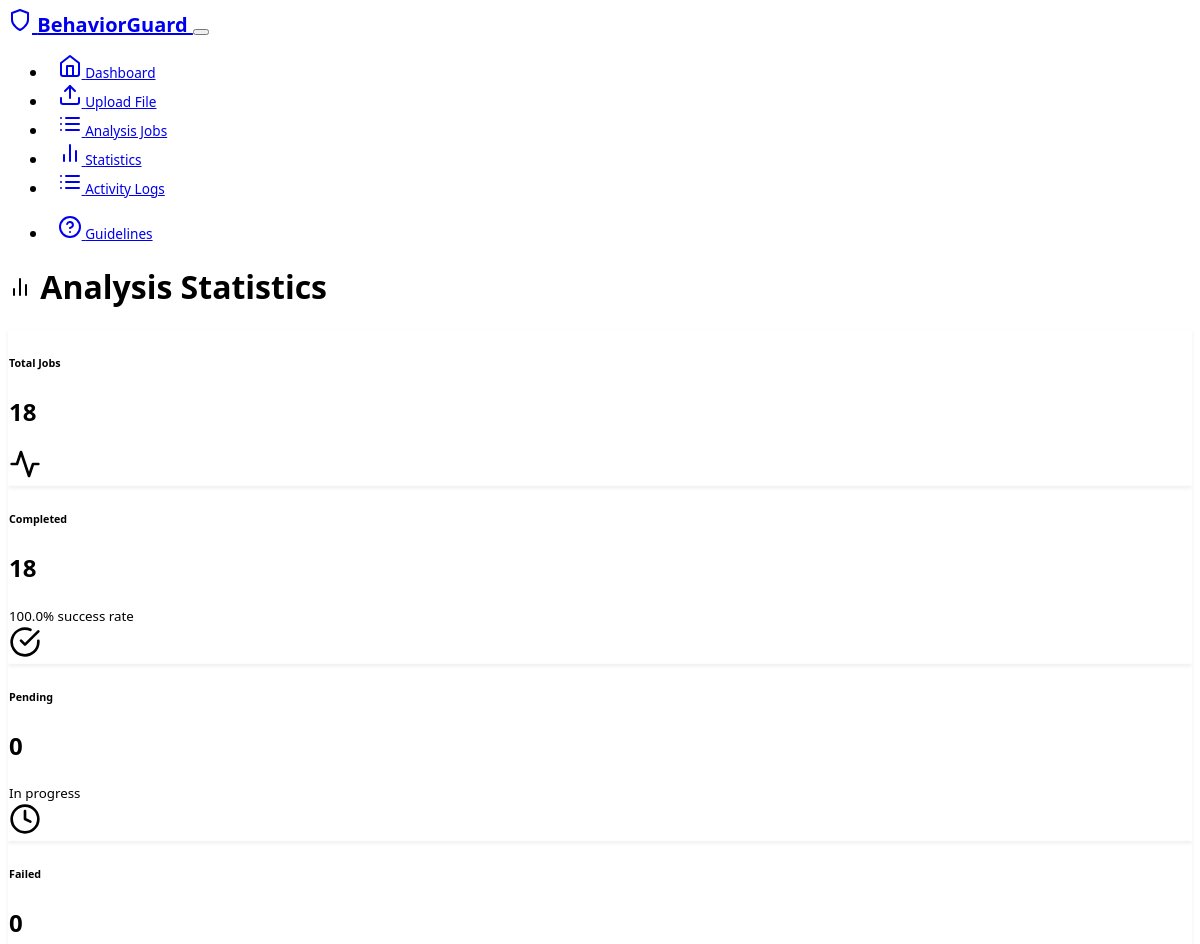
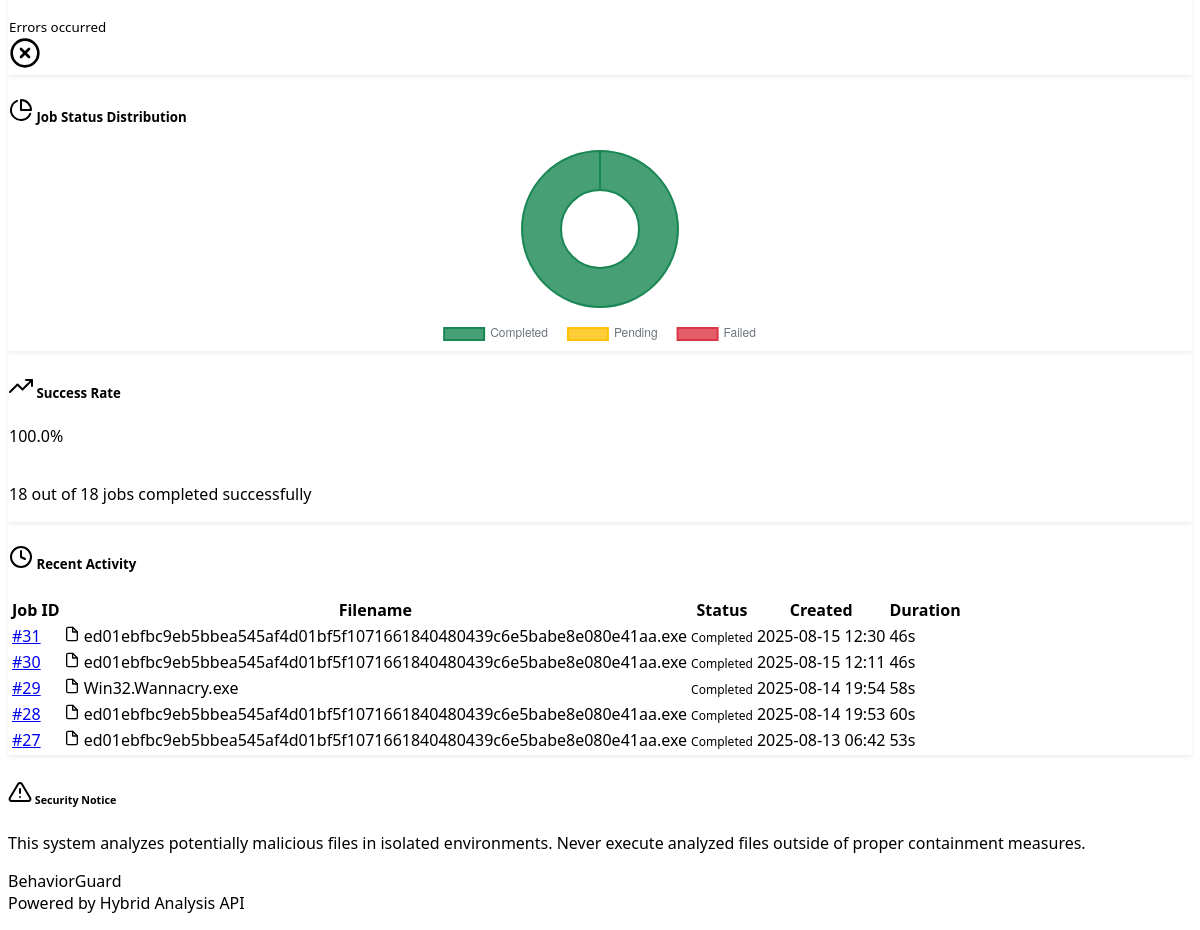
Page /analysis/stats on the committed database (2 pictures, top to bottom).
### models.py (models this page shows, shortened)
class AnalysisJob(db.Model):
    id = db.Column(db.Integer, primary_key=True)
    filename = db.Column(db.String(255), nullable=False)
    file_path = db.Column(db.String(500), nullable=False)
    file_hash = db.Column(db.String(64), nullable=False)
    file_size = db.Column(db.Integer, nullable=False)
    status = db.Column(db.Enum(AnalysisStatus), default=AnalysisStatus.PENDING)
    created_at = db.Column(db.DateTime, default=datetime.utcnow)
    updated_at = db.Column(db.DateTime, default=datetime.utcnow, onupdate=datetime.utcnow)
    hybrid_job_id = db.Column(db.String(100))
    hybrid_status = db.Column(db.String(50))
    sandbox_report = db.Column(db.Text)  # JSON string
    network_analysis = db.Column(db.Text)  # JSON string
    process_analysis = db.Column(db.Text)  # JSON string
    yara_matches = db.Column(db.Text)  # JSON string
    iocs = db.Column(db.Text)  # JSON string
    report_path = db.Column(db.String(500))
    error_message = db.Column(db.Text)

### routes/analysis.py (the view)
@analysis_bp.route('/stats')
def analysis_stats():
    try:
        total_jobs = AnalysisJob.query.count()
        completed_jobs = AnalysisJob.query.filter(AnalysisJob.status == AnalysisStatus.COMPLETED).count()
        failed_jobs = AnalysisJob.query.filter(AnalysisJob.status == AnalysisStatus.FAILED).count()
        pending_jobs = AnalysisJob.query.filter(AnalysisJob.status.in_([
            AnalysisStatus.PENDING,
            AnalysisStatus.UPLOADING,
            AnalysisStatus.SANDBOX_SUBMITTED,
            AnalysisStatus.ANALYZING,
            AnalysisStatus.GENERATING_REPORT
        ])).count()
        recent_jobs = AnalysisJob.query.order_by(
            AnalysisJob.created_at.desc()
        ).limit(5).all()
        stats = {
            'total_jobs': total_jobs,
            'completed_jobs': completed_jobs,
            'failed_jobs': failed_jobs,
            'pending_jobs': pending_jobs,
            'success_rate': (completed_jobs / total_jobs * 100) if total_jobs > 0 else 0,
            'recent_jobs': recent_jobs
        }
        return render_template('stats.html', stats=stats)
    except Exception as e:
        logger.error(f"Error loading stats: {e}")
        flash('Error loading statistics', 'error')
        return redirect(url_for('upload.index'))

### templates/stats.html (shortened to what this page needs)
{% extends "base.html" %}
{% block content %}
<div class="row">
    <div class="col-12">
        <h1 class="h2 mb-4">
            <i data-feather="bar-chart-2" class="me-2"></i>
            Analysis Statistics
        </h1>
    </div>
</div>
<div class="row mb-4">
    <div class="col-md-3">
        <div class="card bg-primary text-white">
            <div class="card-body">
                <div class="d-flex justify-content-between align-items-center">
                    <div>
                        <h6 class="card-title">Total Jobs</h6>
                        <h2 class="mb-0">{{ stats.total_jobs }}</h2>
                    </div>
                    <i data-feather="activity" width="32" height="32"></i>
                </div>
            </div>
        </div>
    </div>
    <div class="col-md-3">
        <div class="card bg-success text-white">
            <div class="card-body">
                <div class="d-flex justify-content-between align-items-center">
                    <div>
                        <h6 class="card-title">Completed</h6>
                        <h2 class="mb-0">{{ stats.completed_jobs }}</h2>
                        <small>{{ "%.1f"|format(stats.success_rate) }}% success rate</small>
                    </div>
                    <i data-feather="check-circle" width="32" height="32"></i>
                </div>
            </div>
        </div>
    </div>
    <div class="col-md-3">
        <div class="card bg-warning text-dark">
            <div class="card-body">
                <div class="d-flex justify-content-between align-items-center">
                    <div>
                        <h6 class="card-title">Pending</h6>
                        <h2 class="mb-0">{{ stats.pending_jobs }}</h2>
                        <small>In progress</small>
                    </div>
                    <i data-feather="clock" width="32" height="32"></i>
                </div>
            </div>
        </div>
    </div>
    <div class="col-md-3">
        <div class="card bg-danger text-white">
            <div class="card-body">
                <div class="d-flex justify-content-between align-items-center">
                    <div>
                        <h6 class="card-title">Failed</h6>
                        <h2 class="mb-0">{{ stats.failed_jobs }}</h2>
                        <small>Errors occurred</small>
                    </div>
                    <i data-feather="x-circle" width="32" height="32"></i>
                </div>
            </div>
        </div>
    </div>
</div>
<div class="row mb-4">
    <div class="col-md-6">
        <div class="card">
            <div class="card-header">
                <h5 class="card-title mb-0">
                    <i data-feather="pie-chart" class="me-2"></i>
                    Job Status Distribution
                </h5>
            </div>
            <div class="card-body">
                <canvas id="statusChart" width="400" height="200"></canvas>
            </div>
        </div>
    </div>
    <div class="col-md-6">
        <div class="card">
            <div class="card-header">
                <h5 class="card-title mb-0">
                    <i data-feather="trending-up" class="me-2"></i>
                    Success Rate
                </h5>
            </div>
            <div class="card-body">
                <div class="text-center">
                    <div class="display-4 mb-3">{{ "%.1f"|format(stats.success_rate) }}%</div>
                    <div class="progress" style="height: 20px;">
                    </div>
                    <p class="text-muted mt-3">
                        {{ stats.completed_jobs }} out of {{ stats.total_jobs }} jobs completed successfully
                    </p>
                </div>
            </div>
        </div>
    </div>
</div>
<div class="row">
    <div class="col-12">
        <div class="card">
            <div class="card-header">
                <h5 class="card-title mb-0">
                    <i data-feather="clock" class="me-2"></i>
                    Recent Activity
                </h5>
            </div>
            <div class="card-body">
                {% if stats.recent_jobs %}
                    <div class="table-responsive">
                        <table class="table table-hover">
                            <thead>
                                <tr>
                                    <th>Job ID</th>
                                    <th>Filename</th>
                                    <th>Status</th>
                                    <th>Created</th>
                                    <th>Duration</th>
                                </tr>
                            </thead>
                            <tbody>
                                {% for job in stats.recent_jobs %}
                                    <tr>
                                        <td>
                                            <a href="{{ url_for('analysis.view_job', job_id=job.id) }}" class="text-decoration-none">
                                                #{{ job.id }}
                                            </a>
                                        </td>
                                        <td>
                                            <div class="d-flex align-items-center">
                                                <i data-feather="file" class="me-2 text-muted" width="16" height="16"></i>
                                                <span class="text-truncate" style="max-width: 200px;">{{ job.filename }}</span>
                                            </div>
                                        </td>
                                        <td>
                                            <span class="badge bg-{{ 'success' if job.status.value == 'completed' else 'warning' if job.status.value in ['pending', 'analyzing'] else 'danger' if job.status.value == 'failed' else 'info' }}">
                                                {{ job.status.value.replace('_', ' ').title() }}
                                            </span>
                                        </td>
                                        <td class="text-muted small">
                                            {{ job.created_at.strftime('%Y-%m-%d %H:%M') }}
                                        </td>
                                        <td class="text-muted small">
                                            {% set duration = (job.updated_at - job.created_at).total_seconds() %}
                                            {% if duration < 60 %}
                                                {{ "%.0f"|format(duration) }}s
                                            {% elif duration < 3600 %}
                                                {{ "%.0f"|format(duration / 60) }}m
                                            {% else %}
                                                {{ "%.1f"|format(duration / 3600) }}h
                                            {% endif %}
                                        </td>
                                    </tr>
                                {% endfor %}
                            </tbody>
                        </table>
                    </div>
                {% else %}
                    <div class="text-center py-4">
                        <i data-feather="inbox" class="text-muted mb-3" width="48" height="48"></i>
                        <h6 class="text-muted">No recent activity</h6>
                        <p class="text-muted">Start analyzing files to see activity here</p>
                    </div>
                {% endif %}
            </div>
        </div>
    </div>
</div>
{% endblock %}
{% block extra_scripts %}
<script>
// Status Distribution Chart
const ctx = document.getElementById('statusChart').getContext('2d');
const statusChart = new Chart(ctx, {
    type: 'doughnut',
    data: {
        labels: ['Completed', 'Pending', 'Failed'],
        datasets: [{
            data: [{{ stats.completed_jobs }}, {{ stats.pending_jobs }}, {{ stats.failed_jobs }}],
            backgroundColor: [
                'rgba(25, 135, 84, 0.8)',   // Success green
                'rgba(255, 193, 7, 0.8)',   // Warning yellow
                'rgba(220, 53, 69, 0.8)'    // Danger red
            ],
            borderColor: [
                'rgba(25, 135, 84, 1)',
                'rgba(255, 193, 7, 1)',
                'rgba(220, 53, 69, 1)'
            ],
            borderWidth: 2
        }]
    },
    options: {
        responsive: true,
        maintainAspectRatio: false,
        plugins: {
            legend: {
                position: 'bottom',
                labels: {
                    padding: 20,
                    color: '#6c757d'
                }
            }
        }
    }
});
// Auto-refresh stats every 60 seconds
setInterval(function() {
    fetch('/analysis/api/stats')
        .then(response => response.json())
        .then(data => {
            // Update chart data
            statusChart.data.datasets[0].data = [data.completed_jobs, data.pending_jobs, data.failed_jobs];
            statusChart.update();
            // Update cards
            document.querySelector('.bg-primary .card-body h2').textContent = data.total_jobs;
            document.querySelector('.bg-success .card-body h2').textContent = data.completed_jobs;
            document.querySelector('.bg-success .card-body small').textContent = data.success_rate.toFixed(1) + '% success rate';
            document.querySelector('.bg-warning .card-body h2').textContent = data.pending_jobs;
            document.querySelector('.bg-danger .card-body h2').textContent = data.failed_jobs;
            // Update success rate display
            document.querySelector('.display-4').textContent = data.success_rate.toFixed(1) + '%';
            document.querySelector('.progress-bar').style.width = data.success_rate + '%';
            document.querySelector('.progress-bar').setAttribute('aria-valuenow', data.success_rate);
        })
        .catch(error => console.log('Error refreshing stats:', error));
}, 60000);
</script>
{% endblock %}

### static/css/style.css (style rules this page uses)
:root { --bs-primary: #0d6efd; --bs-success: #198754; --bs-danger: #dc3545; --bs-warning: #ffc107; --bs-info: #0dcaf0; --bs-secondary: #6c757d; --cyber-blue: #00d4ff; --cyber-green: #00ff88; --cyber-orange: #ff6b35; --cyber-purple: #8b5cf6; }
body { font-family: 'Segoe UI', Tahoma, Geneva, Verdana, sans-serif; background-color: var(--bs-dark); color: var(--bs-light); }
.card { border: 1px solid rgba(255, 255, 255, 0.1); box-shadow: 0 0.125rem 0.25rem rgba(0, 0, 0, 0.075); transition: transform 0.2s ease, box-shadow 0.2s ease; }
.card-header { background-color: rgba(255, 255, 255, 0.05); border-bottom: 1px solid rgba(255, 255, 255, 0.1); }
.badge { font-size: 0.75em; font-weight: 500; }
.progress { background-color: rgba(255, 255, 255, 0.1); }
.table > :not(caption) > * > * { border-bottom-color: rgba(255, 255, 255, 0.1); }

### rows in the picture
AnalysisJob: id "31", filename "ed01ebfbc9eb5bbea545af4d01bf5f1071661840480439c6e5babe8e080e41aa.exe", status.value.replace "Completed", created_at "2025-08-15 12:30", duration "46"
AnalysisJob: id "30", filename "ed01ebfbc9eb5bbea545af4d01bf5f1071661840480439c6e5babe8e080e41aa.exe", status.value.replace "Completed", created_at "2025-08-15 12:11", duration "46"
AnalysisJob: id "29", filename "Win32.Wannacry.exe", status.value.replace "Completed", created_at "2025-08-14 19:54", duration "58"
AnalysisJob: id "28", filename "ed01ebfbc9eb5bbea545af4d01bf5f1071661840480439c6e5babe8e080e41aa.exe", status.value.replace "Completed", created_at "2025-08-14 19:53", duration "60"
AnalysisJob: id "27", filename "ed01ebfbc9eb5bbea545af4d01bf5f1071661840480439c6e5babe8e080e41aa.exe", status.value.replace "Completed", created_at "2025-08-13 06:42", duration "53"

### other values in the picture
{{ stats.total_jobs }} "18"
{{ stats.completed_jobs }} "18"
{{ "%.1f"|format(stats.success_rate) }} "100.0"
{{ stats.pending_jobs }} "0"
{{ stats.failed_jobs }} "0"
chart data {{ stats.pending_jobs }} 0
chart data {{ stats.failed_jobs }} 0
